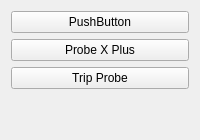
      <widget class="QWidget" name="tab_5">
       <attribute name="title">
        <string>Probe</string>
       </attribute>
       <layout class="QGridLayout" name="gridLayout_7">
        <item row="1" column="0">
         <widget class="QPushButton" name="probe_x_plus">
          <property name="text">
           <string>Probe X Plus</string>
          </property>
          <property name="function" stdset="0">
           <string>mdi</string>
          </property>
          <property name="command" stdset="0">
           <string>G38.2 X2 F1</string>
          </property>
         </widget>
        </item>
        <item row="2" column="0">
         <widget class="QPushButton" name="pushButton_2">
          <property name="text">
           <string>Trip Probe</string>
          </property>
          <property name="function" stdset="0">
           <string>hal_pin</string>
          </property>
          <property name="pin_name" stdset="0">
           <string>probe-trip</string>
          </property>
          <property name="hal_type" stdset="0">
           <string>HAL_BIT</string>
          </property>
          <property name="hal_dir" stdset="0">
           <string>HAL_OUT</string>
          </property>
         </widget>
        </item>
        <item row="0" column="0">
         <widget class="QPushButton" name="probing_enable_pb">
          <property name="text">
           <string>PushButton</string>
          </property>
          <property name="on_text" stdset="0">
           <string>Probe Enabled</string>
          </property>
          <property name="off_text" stdset="0">
           <string>Probe Disabled</string>
          </property>
         </widget>
        </item>
        <item row="3" column="0">
         <spacer name="verticalSpacer_3">
          <property name="orientation">
           <enum>Qt::Vertical</enum>
          </property>
          <property name="sizeHint" stdset="0">
           <size>
            <width>20</width>
            <height>40</height>
           </size>
          </property>
         </spacer>
        </item>
       </layout>
      </widget>
